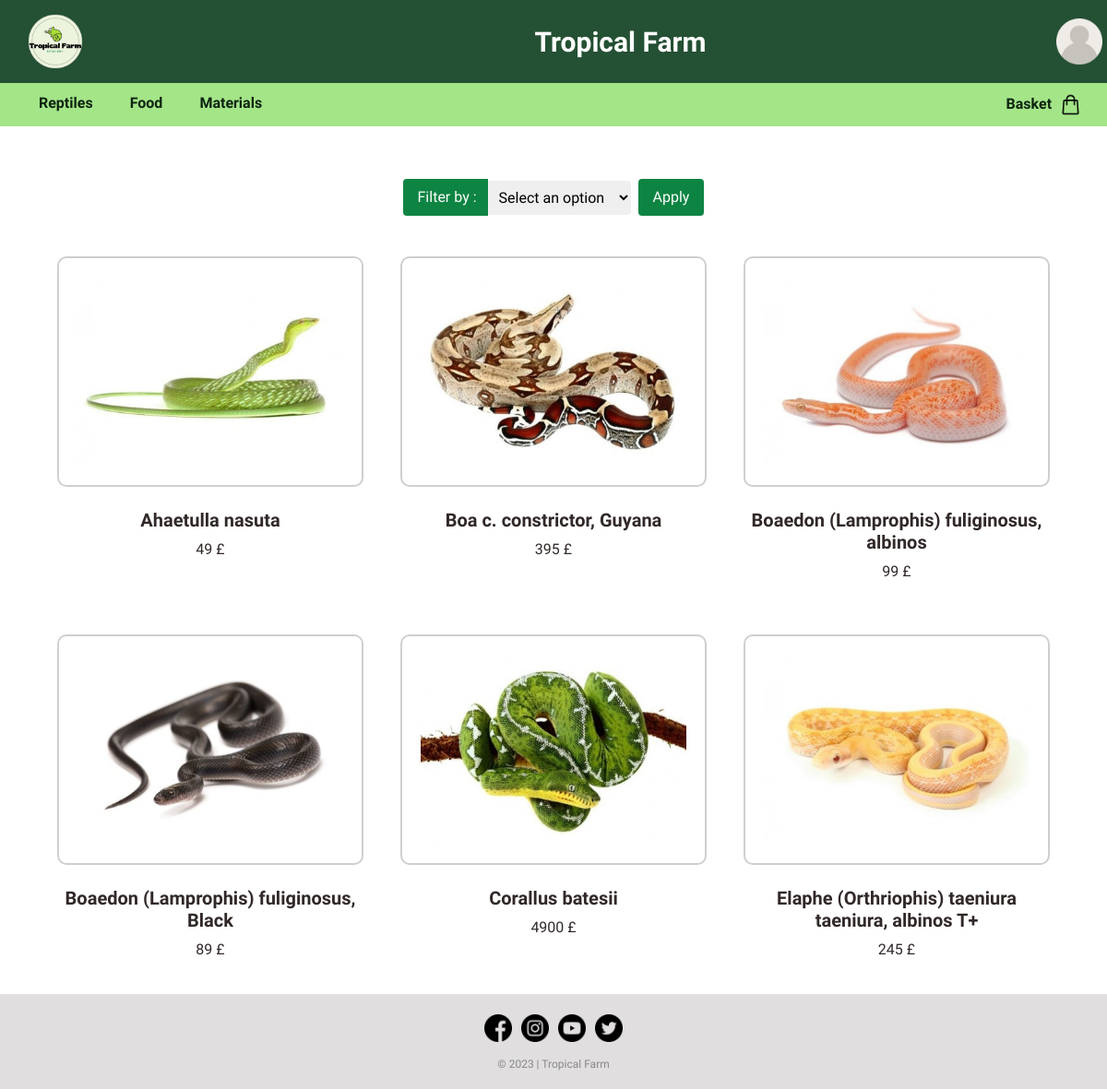
Screenshot of /snakes.php with the database file from the repository.
### tables this page shows
CREATE TABLE IF NOT EXISTS `item` (
  `iditem` int NOT NULL AUTO_INCREMENT,
  `name` varchar(50) NOT NULL,
  `category` varchar(50) NOT NULL,
  `second_category` varchar(50) NOT NULL,
  `description` varchar(1000) NOT NULL,
  `photo` varchar(50) NOT NULL,
  `price` int NOT NULL,
  `stock` varchar(50) NOT NULL,
  `sell` varchar(50) DEFAULT NULL,
  `auction` varchar(50) DEFAULT NULL,
  `trade` varchar(50) DEFAULT NULL,
  PRIMARY KEY (`iditem`)
);

### snakes.php (the view, shortened to what this page needs)
<!DOCTYPE html>
<html>
<head>
<link href="https://cdn.jsdelivr.net/npm/bootstrap@5.3.0/dist/css/bootstrap.min.css" rel="stylesheet">
<link href="style.css" rel="stylesheet" type="text/css"/>
</head>
<body>
  <div class="headnav">
<?php
if(!isset($_SESSION["photo"])){
  $imageURL = "image/user.png";
}
else{
$imageURL = "image/" . $_SESSION["photo"];
}
?>
      <?php if(isset($_SESSION["role"])){ echo '<header style="background-color: ' . $_SESSION["background"] . ';">'; }
            else{echo '<header>';}?>
            <div class="logo">
              <img src="image\logo.png" alt="Logo">
            </div>
            <div class="titre"><a href="http://localhost:80/Tropical-Farm/index.php" class="titre">Tropical Farm</a></div>
            <div class="dropdown">
              <a href="http://localhost:80/Tropical-Farm/login.php" class="dropdown-btn"><img src="<?php echo $imageURL; ?>" width="50px" height="50px"></a>
            </div>
          </header>
    <nav>
      <ul class="categories">
        <li>
          <a href="#">Reptiles</a>
        </li>
        <li>
          <a href="#">Food</a>
        </li>
        <li>
          <a href="#">Materials</a>
        </li>
      </ul>
      <div class="panier">
        <a href="http://localhost:80/Tropical-Farm/basket.php"><b>Basket &nbsp</b><img src="image/shopping-bag.png"></a>
      </div>
    </nav>
    </div>
  <br><br><br><br><br><br>
<form class="formfiltre" method="GET">
  <label for="filter">&nbsp;Filter by :</label>
  <select name="filter" id="filter">
    <option class="optionfiltre" value="null">Select an option</option>
  </select>
  <input class="filtre" type="submit" value="Apply">
</form>
<br>
<div class="container">
<?php
$serveur = "localhost";
$utilisateur = "root";
$motDePasse = "";
$baseDeDonnees = "tropicalfarm";
$connexion = mysqli_connect($serveur, $utilisateur, $motDePasse, $baseDeDonnees);
$condition1 = "category = 'reptiles'";
$condition2 = "second_category = 'snakes'";
if (isset($_GET['filter'])) {
  $filter = $_GET['filter'];
if($filter == 'asc'){
  $query = "SELECT * FROM item WHERE $condition1 and $condition2 ORDER BY price ASC";
  $resultat = mysqli_query($connexion, $query);
}
elseif($filter == 'desc'){
  $query = "SELECT * FROM item WHERE $condition1 and $condition2 ORDER BY price DESC";
  $resultat = mysqli_query($connexion, $query);
}
elseif($filter == 'null'){
  $query = "SELECT * FROM item WHERE $condition1 and $condition2";
  $resultat = mysqli_query($connexion, $query);
}
}
else{
  $query = "SELECT * FROM item WHERE $condition1 and $condition2";
  $resultat = mysqli_query($connexion, $query);
}
while ($row = mysqli_fetch_assoc($resultat)) {
  $iditem = $row['iditem'];
  echo '<div class="item">';
  if(isset($row["sell"])){
    echo "<a href='http://localhost:80/Tropical-Farm/item.php?iditem=$iditem'><img src= image/". $row['photo'] ." alt='Image' /><br></a>";}
  else if(isset($row["auction"])){
    echo "<a href='http://localhost:80/Tropical-Farm/item.php?iditem=$iditem'><img src= image/". $row['photo'] ." alt='Image' /><br></a>";}
  echo "<center><h5><b>" . $row['name'] . "</b></h5>";
  echo "<p>" .$row['price'] . "  £</p></center>";
  echo "</div>";
}
?>
</div>
<footer>
  <div class="footer-section">
    <a href="https://www.facebook.com/pages/category/supermarket/Tesco-Superstore-440818089460778/" target="_blank"><img src="image/facebook (1).png"></a>
    <a href="https://www.instagram.com/tescofood/?hl=fr" target="_blank"><img src="image/instagram (2).png"></a>
    <a href="https://www.youtube.com/tesco" target="_blank"><img src="image/youtube.png"></a>
    <a href="https://twitter (1).com/Tesco" target="_blank"><img src="image/twitter (1).png"></a>
</div>
  <div class="footer-bottom">
    <p>&copy; 2023 | Tropical Farm</p>
  </div>
</footer>
</body>
</html>

### style.css (style rules this page uses)
body { font-family: 'Didact Gothic', sans-serif; }
.headnav { position: fixed; top: 0; width: 100%; z-index: 9999; }
header { display: flex; align-items: center; justify-content: space-between; background-color: #245033; padding: 5px; }
.logo img { width: 80px; height: 80px; margin-left: 15px; margin-right: 100px; }
.titre { color: #ffffff; font-size: 30px; font-weight: bold; text-decoration: none; }
nav { background-color: #9de37eeb; padding: 5px; display: flex; align-items: center; }
nav .categories { list-style-type: none; display: flex; gap: 40px; margin-top: 5px; margin-bottom: 8px; margin-left: 5Px; }
nav .categories li a { color: #0d2410; text-decoration: none; font-size: 16px; font-weight: bold; }
nav .categories li { position: relative; }
nav .panier { position: absolute; right: 2%; }
nav .panier img { width: 25px; height: 25px; }
nav .panier a { color: #0d2410; text-decoration: none; font-weight: bold; margin-right: 3px; }
.container { display: grid; grid-template-columns: repeat(3,1fr); justify-content: space-between; }
footer { background-color: #e0dede; padding: 2px; }
.footer-section { margin-top: 15px; margin-bottom: 10px; display: flex; justify-content: center; align-items: center; }
.footer-bottom { text-align: center; color: #888888; font-size: 12px; }
.footer-section img { width: 30px; height: 30px; margin: 5px; }
.item { flex-basis: 25%; color: rgb(49, 40, 40); padding: 20px; }
.item img { border: 2px solid; border-radius: 10px; border-color: rgb(207, 207, 207); display: block; display: block; max-width: 100%; padding: 20px; width: 400px; height: 250px; }
.formfiltre { display: flex; align-items: center; justify-content: center; margin-top: 50px; }
.formfiltre label { color: #ffffff; background-color: rgb(14, 132, 67); padding: 8px 12px; border-radius: 4px 0 0 4px; }
.formfiltre select { padding: 8px; border-radius: 0 4px 4px 0; border: none; }
.filtre { margin-left: 8px; padding: 8px 16px; background-color: rgb(14, 132, 67); color: #ffffff; border: none; border-radius: 4px; cursor: pointer; }
.optionfiltre { background-color: #ffffff; color: #000000; }

### rows the page displays
item: photo (picture), name "Ahaetulla nasuta", price "49"
item: photo (picture), name "Boa c. constrictor, Guyana", price "395"
item: photo (picture), name "Boaedon (Lamprophis) fuliginosus, albinos", price "99"
item: photo (picture), name "Boaedon (Lamprophis) fuliginosus, Black", price "89"
item: photo (picture), name "Corallus batesii", price "4900"
item: photo (picture), name "Elaphe (Orthriophis) taeniura taeniura, albinos T+", price "245"
